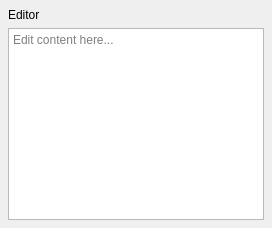
<?xml version="1.0" encoding="UTF-8"?>
<ui version="4.0">
 <class>EditorPanel</class>
 <widget class="QWidget" name="EditorPanel">
  <layout class="QVBoxLayout" name="mainLayout">
   <property name="leftMargin"><number>8</number></property>
   <property name="topMargin"><number>8</number></property>
   <property name="rightMargin"><number>8</number></property>
   <property name="bottomMargin"><number>8</number></property>
   <property name="spacing"><number>6</number></property>
   <item>
    <widget class="QLabel" name="titleLabel">
     <property name="text"><string>Editor</string></property>
    </widget>
   </item>
   <item>
    <widget class="QTextEdit" name="editorTextEdit">
     <property name="placeholderText"><string>Edit content here...</string></property>
    </widget>
   </item>
  </layout>
 </widget>
 <layoutdefault spacing="6" margin="11"/>
 <resources/>
 <connections/>
</ui>
